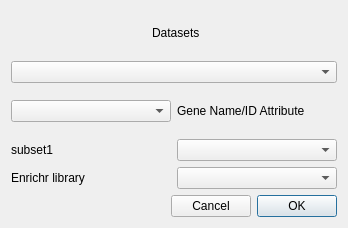
<?xml version="1.0" encoding="UTF-8"?>
<ui version="4.0">
 <class>Enrich</class>
 <widget class="QDialog" name="Enrich">
  <property name="geometry">
   <rect>
    <x>0</x>
    <y>0</y>
    <width>348</width>
    <height>228</height>
   </rect>
  </property>
  <property name="windowTitle">
   <string>Enrich Gene Set</string>
  </property>
  <layout class="QGridLayout" name="gridLayout">
   <item row="4" column="0">
    <layout class="QHBoxLayout" name="horizontalLayout_9">
     <item>
      <widget class="QLabel" name="label_10">
       <property name="text">
        <string>Enrichr library</string>
       </property>
      </widget>
     </item>
     <item>
      <widget class="QComboBox" name="combosel_gene_set">
       <property name="sizeAdjustPolicy">
        <enum>QComboBox::AdjustToMinimumContentsLength</enum>
       </property>
      </widget>
     </item>
    </layout>
   </item>
   <item row="5" column="0">
    <layout class="QHBoxLayout" name="horizontalLayout_6">
     <item>
      <spacer name="horizontalSpacer">
       <property name="orientation">
        <enum>Qt::Horizontal</enum>
       </property>
       <property name="sizeHint" stdset="0">
        <size>
         <width>40</width>
         <height>20</height>
        </size>
       </property>
      </spacer>
     </item>
     <item>
      <widget class="QPushButton" name="button_cancel">
       <property name="text">
        <string>Cancel</string>
       </property>
      </widget>
     </item>
     <item>
      <widget class="QPushButton" name="button_ok">
       <property name="text">
        <string>OK</string>
       </property>
       <property name="default">
        <bool>true</bool>
       </property>
      </widget>
     </item>
    </layout>
   </item>
   <item row="0" column="0">
    <widget class="QLabel" name="label_5">
     <property name="text">
      <string> Datasets</string>
     </property>
     <property name="alignment">
      <set>Qt::AlignCenter</set>
     </property>
    </widget>
   </item>
   <item row="1" column="0">
    <widget class="QComboBox" name="combosel_data">
     <property name="sizeAdjustPolicy">
      <enum>QComboBox::AdjustToMinimumContentsLength</enum>
     </property>
    </widget>
   </item>
   <item row="3" column="0">
    <layout class="QHBoxLayout" name="horizontalLayout_7">
     <item>
      <widget class="QLabel" name="label_8">
       <property name="text">
        <string>subset1</string>
       </property>
      </widget>
     </item>
     <item>
      <widget class="QComboBox" name="combosel_subset">
       <property name="sizeAdjustPolicy">
        <enum>QComboBox::AdjustToMinimumContentsLength</enum>
       </property>
      </widget>
     </item>
    </layout>
   </item>
   <item row="2" column="0">
    <layout class="QHBoxLayout" name="horizontalLayout_11">
     <item>
      <widget class="QComboBox" name="combosel_gene_att">
       <property name="sizeAdjustPolicy">
        <enum>QComboBox::AdjustToMinimumContentsLength</enum>
       </property>
      </widget>
     </item>
     <item>
      <widget class="QLabel" name="label_11">
       <property name="text">
        <string>Gene Name/ID Attribute</string>
       </property>
      </widget>
     </item>
    </layout>
   </item>
  </layout>
 </widget>
 <resources/>
 <connections/>
</ui>
